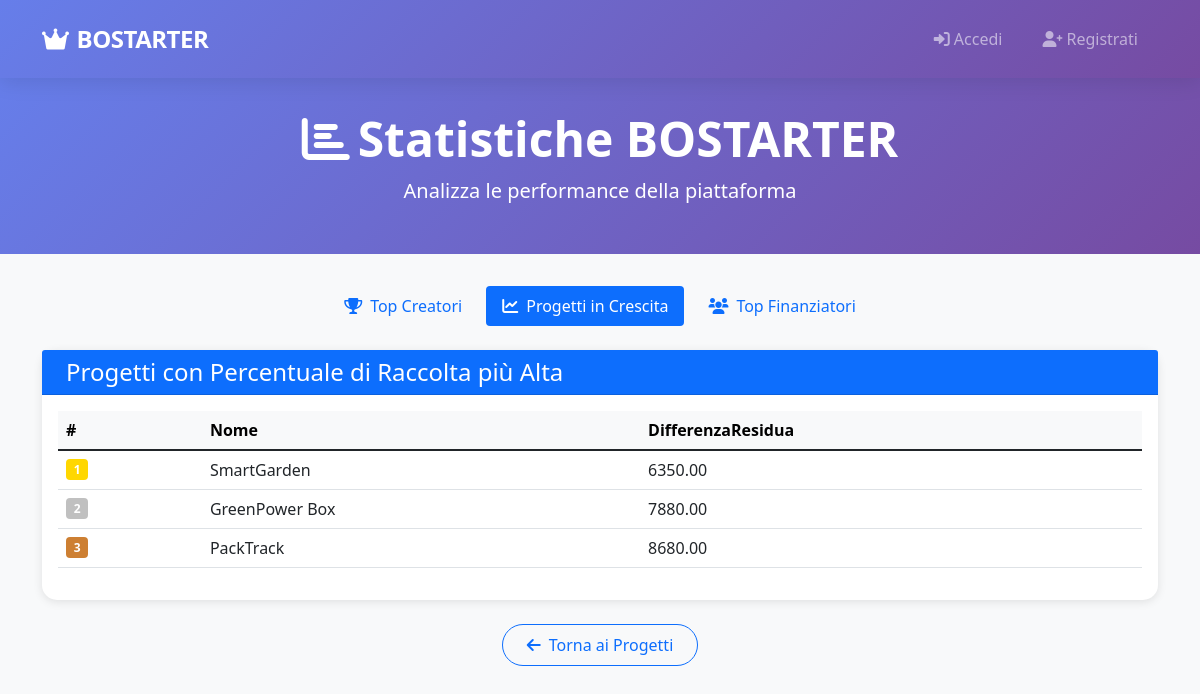
The page /public/statistiche.php?view=progetti-crescita on the database its author committed.
### tables this page shows
CREATE TABLE PROGETTO(
    Nome                VARCHAR(100) PRIMARY KEY,
    Descrizione         TEXT NOT NULL,
    Data_Inserimento    DATE NOT NULL,
    Stato               ENUM('aperto', 'chiuso')NOT NULL DEFAULT 'aperto',
    Budget              DECIMAL(10,2) NOT NULL,
    Data_Limite         DATE NOT NULL,
    Tipo                ENUM('Hardware', 'Software') NOT NULL,
    Email_Creatore      VARCHAR(100) NOT NULL,
    FOREIGN KEY (Email_Creatore) REFERENCES CREATORE(Email) ON DELETE CASCADE
);

### config/database.php (called while the page is built, shortened)
<?php
class Database {
    private static $instance = null;
    private $conn = null;
    public static function getInstance() {
        if (self::$instance === null) {
            self::$instance = new self();
        }
        return self::$instance;
    }
    private function connect() {
        try {
            $dsn = "mysql:host=" . DB_HOST . ";dbname=" . DB_NAME . ";charset=" . DB_CHARSET;
            $options = [
                PDO::ATTR_ERRMODE => PDO::ERRMODE_EXCEPTION,
                PDO::ATTR_DEFAULT_FETCH_MODE => PDO::FETCH_ASSOC,
                PDO::ATTR_EMULATE_PREPARES => false
            ];
            $this->conn = new PDO($dsn, DB_USER, DB_PASS, $options);
            $this->conn->exec("SET NAMES " . DB_CHARSET);
        } catch(PDOException $e) {
            $error = "❌ Errore connessione database: " . $e->getMessage();
            error_log($error);
            if (DEBUG_MODE) {
                die("<h3>Errore Database</h3><p>$error</p><p><strong>Verifica:</strong><br>
                    - MAMP/XAMPP avviato?<br>
                    - MySQL in running?<br>
                    - Database BOSTARTER creato?<br>
                    - Credenziali corrette in config/database.php?</p>");
            } else {
                die("Errore di sistema. Riprova più tardi.");
            }
        }
    }
    public function query($sql, $params = []) {
        try {
            $stmt = $this->conn->prepare($sql);
            $stmt->execute($params);
            return $stmt;
        } catch(PDOException $e) {
            error_log("Query error: " . $e->getMessage() . " | SQL: " . $sql);
            throw new Exception("Errore database: " . $e->getMessage());
        }
    }
    public function fetchAll($sql, $params = []) {
        return $this->query($sql, $params)->fetchAll();
    }
}
?>

### public/statistiche.php (the view, shortened to what this page needs)
<?php
require_once '../config/database.php';
require_once '../includes/navbar.php';
$view = $_GET['view'] ?? 'top-creatori';
$db = Database::getInstance();
function renderTable($title, $headers, $rows, $icon) {
    echo "<div class='card'>";
    echo "<div class='card-header bg-primary text-white'>";
    echo "<h4 class='mb-0'><i class='fas fa-{$icon} me-2'></i>" . htmlspecialchars($title) . "</h4>";
    echo "</div>";
    echo "<div class='card-body'>";
    echo "<div class='table-responsive'>";
    echo "<table class='table table-hover'>";
    echo "<thead class='table-light'><tr>";
    echo "<th>#</th>";
    foreach ($headers as $h) echo "<th>" . htmlspecialchars($h) . "</th>";
    echo "</tr></thead><tbody>";
    $position = 1;
    foreach ($rows as $row) {
        echo "<tr>";
        echo "<td>";
        if ($position <= 3) {
            $medal = $position == 1 ? 'gold' : ($position == 2 ? 'silver' : '#cd7f32');
            echo "<span class='badge me-2' style='background-color: {$medal}; color: white;'>{$position}</span>";
        } else {
            echo "<span class='badge bg-secondary me-2'>{$position}</span>";
        }
        echo "</td>";
        foreach ($headers as $colName) {
            $value = $row[$colName] ?? '';
            echo "<td>" . htmlspecialchars($value) . "</td>";
        }
        echo "</tr>";
        $position++;
    }
    echo "</tbody></table>";
    echo "</div>";
    echo "</div></div>";
}
$results = [];
$title = '';
$headers = [];
$icon = '';
switch ($view) {
    case 'progetti-crescita':
        $title = 'Progetti con Percentuale di Raccolta più Alta';
        $headers = ['Nome','DifferenzaResidua'];
        $results = $db->fetchAll("SELECT Nome, DifferenzaResidua FROM ProgettiQuasiCompletati");
        break;
}
?>
<!DOCTYPE html>
<html lang="it">
<head>
    <link href="https://cdn.jsdelivr.net/npm/bootstrap@5.1.3/dist/css/bootstrap.min.css" rel="stylesheet">
    <link href="https://cdnjs.cloudflare.com/ajax/libs/font-awesome/6.0.0/css/all.min.css" rel="stylesheet">
</head>
<body>
<div class="stats-header">
    <div class="container text-center">
        <h1 class="display-5 fw-bold">
            <i class="fas fa-chart-bar me-2"></i>Statistiche BOSTARTER
        </h1>
        <p class="lead">Analizza le performance della piattaforma</p>
    </div>
</div>
<div class="container">
    <div class="row mb-4">
        <div class="col-12">
            <ul class="nav nav-pills justify-content-center">
                <li class="nav-item">
                    <a href="?view=top-creatori" class="nav-link <?= $view === 'top-creatori' ? 'active' : '' ?>">
                        <i class="fas fa-trophy me-2"></i>Top Creatori
                    </a>
                </li>
                <li class="nav-item">
                    <a href="?view=progetti-crescita" class="nav-link <?= $view === 'progetti-crescita' ? 'active' : '' ?>">
                        <i class="fas fa-chart-line me-2"></i>Progetti in Crescita
                    </a>
                </li>
                <li class="nav-item">
                    <a href="?view=top-finanziatori" class="nav-link <?= $view === 'top-finanziatori' ? 'active' : '' ?>">
                        <i class="fas fa-users me-2"></i>Top Finanziatori
                    </a>
                </li>
            </ul>
        </div>
    </div>
    <div class="row">
        <div class="col-12">
            <?php renderTable($title, $headers, $results, $icon); ?>
        </div>
    </div>
    <div class="row mt-4 mb-5">
        <div class="col-12 text-center">
            <a href="projects/projects.php" class="btn btn-outline-primary back-btn">
                <i class="fas fa-arrow-left me-2"></i>Torna ai Progetti
            </a>
        </div>
    </div>
</div>
</body>
</html>

### public/statistiche.php (style rules this page uses)
body { background-color: #f8f9fa; }
:root { --primary-gradient: linear-gradient(135deg, #667eea 0%, #764ba2 100%); --small-radius: 12px; }
.nav-link { font-weight: 500; padding: 0.5rem 1rem !important; border-radius: var(--small-radius); margin: 0 0.25rem; }
.stats-header { background: linear-gradient(135deg, #667eea 0%, #764ba2 100%); color: white; padding: 2rem 0; margin-bottom: 2rem; }
.card { border: none; box-shadow: 0 2px 10px rgba(0,0,0,0.1); border-radius: 15px; }
.table th { border-top: none; font-weight: 600; }
.back-btn { border-radius: 25px; padding: 0.5rem 1.5rem; }

### rows shown on the page
progetto: Nome "SmartGarden", value "6350.00"
progetto: Nome "GreenPower Box", value "7880.00"
progetto: Nome "PackTrack", value "8680.00"

### other values the page prints
$title "Progetti con Percentuale di Raccolta più Alta"
$h "Nome"
$h "DifferenzaResidua"
